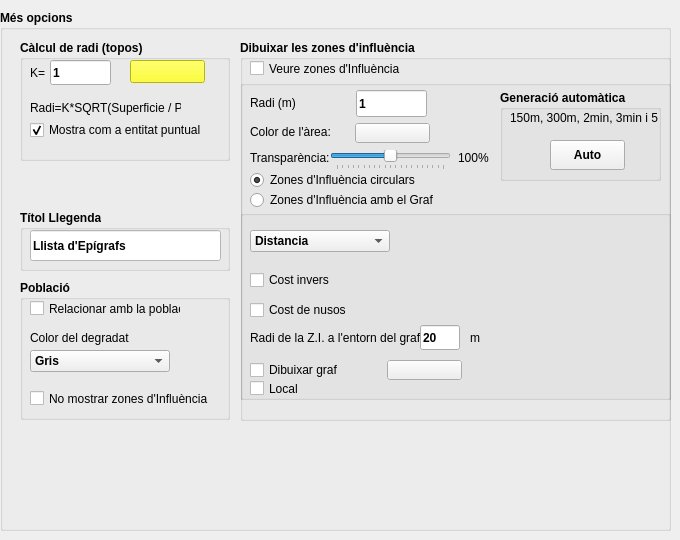
   <widget class="QWidget" name="tab_4">
    <attribute name="title">
     <string>Altres operacions</string>
    </attribute>
    <widget class="QGroupBox" name="groupBox">
     <property name="geometry">
      <rect>
       <x>0</x>
       <y>10</y>
       <width>671</width>
       <height>521</height>
      </rect>
     </property>
     <property name="font">
      <font>
       <weight>75</weight>
       <bold>true</bold>
      </font>
     </property>
     <property name="title">
      <string>Més opcions</string>
     </property>
     <widget class="QGroupBox" name="CalculRadiTopos_panel">
      <property name="geometry">
       <rect>
        <x>20</x>
        <y>30</y>
        <width>210</width>
        <height>121</height>
       </rect>
      </property>
      <property name="font">
       <font>
        <weight>75</weight>
        <bold>true</bold>
       </font>
      </property>
      <property name="title">
       <string>Càlcul de radi (topos)</string>
      </property>
      <widget class="QLabel" name="label_2">
       <property name="geometry">
        <rect>
         <x>10</x>
         <y>25</y>
         <width>21</width>
         <height>16</height>
        </rect>
       </property>
       <property name="font">
        <font>
         <weight>50</weight>
         <bold>false</bold>
        </font>
       </property>
       <property name="text">
        <string>K=</string>
       </property>
      </widget>
      <widget class="QLabel" name="label_3">
       <property name="geometry">
        <rect>
         <x>10</x>
         <y>60</y>
         <width>151</width>
         <height>16</height>
        </rect>
       </property>
       <property name="font">
        <font>
         <weight>50</weight>
         <bold>false</bold>
        </font>
       </property>
       <property name="text">
        <string>Radi=K*SQRT(Superficie / PI)</string>
       </property>
      </widget>
      <widget class="QLineEdit" name="texte_2">
       <property name="geometry">
        <rect>
         <x>30</x>
         <y>20</y>
         <width>61</width>
         <height>25</height>
        </rect>
       </property>
       <property name="text">
        <string>1</string>
       </property>
      </widget>
      <widget class="QPushButton" name="ColorTopos">
       <property name="geometry">
        <rect>
         <x>110</x>
         <y>20</y>
         <width>75</width>
         <height>23</height>
        </rect>
       </property>
       <property name="focusPolicy">
        <enum>Qt::NoFocus</enum>
       </property>
       <property name="autoFillBackground">
        <bool>false</bool>
       </property>
       <property name="styleSheet">
        <string notr="true">background-color: rgb(255, 255, 0);
border-color: rgb(255, 0, 0);</string>
       </property>
       <property name="text">
        <string/>
       </property>
       <property name="autoDefault">
        <bool>false</bool>
       </property>
       <property name="flat">
        <bool>false</bool>
       </property>
      </widget>
      <widget class="QCheckBox" name="Mostra_punt_chk">
       <property name="geometry">
        <rect>
         <x>10</x>
         <y>80</y>
         <width>171</width>
         <height>20</height>
        </rect>
       </property>
       <property name="font">
        <font>
         <weight>50</weight>
         <bold>false</bold>
        </font>
       </property>
       <property name="cursor">
        <cursorShape>PointingHandCursor</cursorShape>
       </property>
       <property name="text">
        <string>Mostra com a entitat puntual</string>
       </property>
       <property name="checked">
        <bool>true</bool>
       </property>
      </widget>
     </widget>
     <widget class="QGroupBox" name="groupBox_3">
      <property name="geometry">
       <rect>
        <x>20</x>
        <y>200</y>
        <width>210</width>
        <height>61</height>
       </rect>
      </property>
      <property name="font">
       <font>
        <weight>75</weight>
        <bold>true</bold>
       </font>
      </property>
      <property name="title">
       <string>Títol Llegenda</string>
      </property>
      <widget class="QLineEdit" name="texte_3">
       <property name="geometry">
        <rect>
         <x>10</x>
         <y>20</y>
         <width>191</width>
         <height>31</height>
        </rect>
       </property>
       <property name="styleSheet">
        <string notr="true">font: 10pt &quot;MS Shell Dlg 2&quot;;
background-color: rgb(255, 255, 255);</string>
       </property>
       <property name="text">
        <string>Llista d'Epígrafs</string>
       </property>
      </widget>
     </widget>
     <widget class="QGroupBox" name="Poblacio_panel">
      <property name="geometry">
       <rect>
        <x>20</x>
        <y>270</y>
        <width>210</width>
        <height>140</height>
       </rect>
      </property>
      <property name="font">
       <font>
        <weight>75</weight>
        <bold>true</bold>
        <kerning>true</kerning>
       </font>
      </property>
      <property name="title">
       <string>Població</string>
      </property>
      <property name="flat">
       <bool>false</bool>
      </property>
      <property name="checkable">
       <bool>false</bool>
      </property>
      <widget class="QCheckBox" name="RelacionarPoblacio">
       <property name="geometry">
        <rect>
         <x>10</x>
         <y>20</y>
         <width>151</width>
         <height>17</height>
        </rect>
       </property>
       <property name="font">
        <font>
         <weight>50</weight>
         <bold>false</bold>
        </font>
       </property>
       <property name="cursor">
        <cursorShape>PointingHandCursor</cursorShape>
       </property>
       <property name="text">
        <string>Relacionar amb la població</string>
       </property>
      </widget>
      <widget class="QComboBox" name="ColorDegradat">
       <property name="geometry">
        <rect>
         <x>10</x>
         <y>70</y>
         <width>140</width>
         <height>22</height>
        </rect>
       </property>
       <property name="cursor">
        <cursorShape>PointingHandCursor</cursorShape>
       </property>
       <item>
        <property name="text">
         <string>Gris</string>
        </property>
       </item>
       <item>
        <property name="text">
         <string>Vermell</string>
        </property>
       </item>
       <item>
        <property name="text">
         <string>Groc</string>
        </property>
       </item>
       <item>
        <property name="text">
         <string>Blau</string>
        </property>
       </item>
       <item>
        <property name="text">
         <string>Verd</string>
        </property>
       </item>
      </widget>
      <widget class="QLabel" name="label_4">
       <property name="geometry">
        <rect>
         <x>10</x>
         <y>50</y>
         <width>151</width>
         <height>16</height>
        </rect>
       </property>
       <property name="font">
        <font>
         <weight>50</weight>
         <bold>false</bold>
        </font>
       </property>
       <property name="text">
        <string>Color del degradat</string>
       </property>
       <property name="alignment">
        <set>Qt::AlignLeading|Qt::AlignLeft|Qt::AlignVCenter</set>
       </property>
      </widget>
      <widget class="QCheckBox" name="NoMostrarZI">
       <property name="geometry">
        <rect>
         <x>10</x>
         <y>110</y>
         <width>180</width>
         <height>17</height>
        </rect>
       </property>
       <property name="font">
        <font>
         <weight>50</weight>
         <bold>false</bold>
        </font>
       </property>
       <property name="cursor">
        <cursorShape>PointingHandCursor</cursorShape>
       </property>
       <property name="text">
        <string>No mostrar zones d'Influència</string>
       </property>
      </widget>
     </widget>
     <widget class="QGroupBox" name="groupBox_5">
      <property name="geometry">
       <rect>
        <x>240</x>
        <y>30</y>
        <width>431</width>
        <height>381</height>
       </rect>
      </property>
      <property name="title">
       <string>Dibuixar les zones d'influència</string>
      </property>
      <widget class="QCheckBox" name="Veure_ZI">
       <property name="geometry">
        <rect>
         <x>10</x>
         <y>20</y>
         <width>180</width>
         <height>17</height>
        </rect>
       </property>
       <property name="font">
        <font>
         <weight>50</weight>
         <bold>false</bold>
        </font>
       </property>
       <property name="cursor">
        <cursorShape>PointingHandCursor</cursorShape>
       </property>
       <property name="text">
        <string>Veure zones d'Influència</string>
       </property>
      </widget>
      <widget class="QGroupBox" name="VeureZI_panel">
       <property name="geometry">
        <rect>
         <x>0</x>
         <y>40</y>
         <width>431</width>
         <height>320</height>
        </rect>
       </property>
       <property name="autoFillBackground">
        <bool>false</bool>
       </property>
       <property name="styleSheet">
        <string notr="true"/>
       </property>
       <property name="title">
        <string/>
       </property>
       <property name="flat">
        <bool>true</bool>
       </property>
       <widget class="QGroupBox" name="AutoGen">
        <property name="geometry">
         <rect>
          <x>260</x>
          <y>10</y>
          <width>161</width>
          <height>91</height>
         </rect>
        </property>
        <property name="title">
         <string>Generació automàtica</string>
        </property>
        <widget class="QLabel" name="label_15">
         <property name="geometry">
          <rect>
           <x>10</x>
           <y>20</y>
           <width>160</width>
           <height>16</height>
          </rect>
         </property>
         <property name="font">
          <font>
           <weight>50</weight>
           <bold>false</bold>
          </font>
         </property>
         <property name="text">
          <string>150m, 300m, 2min, 3min i 5 min</string>
         </property>
        </widget>
        <widget class="QPushButton" name="pushButton_3">
         <property name="geometry">
          <rect>
           <x>50</x>
           <y>50</y>
           <width>75</width>
           <height>30</height>
          </rect>
         </property>
         <property name="cursor">
          <cursorShape>PointingHandCursor</cursorShape>
         </property>
         <property name="text">
          <string>Auto</string>
         </property>
        </widget>
       </widget>
       <widget class="QLabel" name="label_6">
        <property name="geometry">
         <rect>
          <x>10</x>
          <y>44</y>
          <width>80</width>
          <height>16</height>
         </rect>
        </property>
        <property name="font">
         <font>
          <weight>50</weight>
          <bold>false</bold>
         </font>
        </property>
        <property name="text">
         <string>Color de l'àrea:</string>
        </property>
       </widget>
       <widget class="QLabel" name="label_5">
        <property name="geometry">
         <rect>
          <x>10</x>
          <y>15</y>
          <width>101</width>
          <height>16</height>
         </rect>
        </property>
        <property name="font">
         <font>
          <weight>50</weight>
          <bold>false</bold>
         </font>
        </property>
        <property name="text">
         <string>Radi (m)</string>
        </property>
       </widget>
       <widget class="QRadioButton" name="ZICirc_radio">
        <property name="geometry">
         <rect>
          <x>10</x>
          <y>90</y>
          <width>190</width>
          <height>20</height>
         </rect>
        </property>
        <property name="font">
         <font>
          <weight>50</weight>
          <bold>false</bold>
         </font>
        </property>
        <property name="cursor">
         <cursorShape>PointingHandCursor</cursorShape>
        </property>
        <property name="text">
         <string>Zones d'Influència circulars</string>
        </property>
        <property name="checked">
         <bool>true</bool>
        </property>
       </widget>
       <widget class="QRadioButton" name="ZIGraf_radio">
        <property name="geometry">
         <rect>
          <x>10</x>
          <y>110</y>
          <width>190</width>
          <height>20</height>
         </rect>
        </property>
        <property name="font">
         <font>
          <weight>50</weight>
          <bold>false</bold>
         </font>
        </property>
        <property name="cursor">
         <cursorShape>PointingHandCursor</cursorShape>
        </property>
        <property name="text">
         <string>Zones d'Influència amb el Graf</string>
        </property>
        <property name="checked">
         <bool>false</bool>
        </property>
       </widget>
       <widget class="QPushButton" name="ColorZI">
        <property name="geometry">
         <rect>
          <x>115</x>
          <y>43</y>
          <width>75</width>
          <height>20</height>
         </rect>
        </property>
        <property name="focusPolicy">
         <enum>Qt::NoFocus</enum>
        </property>
        <property name="autoFillBackground">
         <bool>true</bool>
        </property>
        <property name="styleSheet">
         <string notr="true">border-color: rgb(255, 0, 0);</string>
        </property>
        <property name="text">
         <string/>
        </property>
        <property name="autoDefault">
         <bool>false</bool>
        </property>
        <property name="flat">
         <bool>false</bool>
        </property>
       </widget>
       <widget class="QGroupBox" name="ZIGraf_panel">
        <property name="geometry">
         <rect>
          <x>0</x>
          <y>130</y>
          <width>431</width>
          <height>211</height>
         </rect>
        </property>
        <property name="title">
         <string/>
        </property>
        <property name="flat">
         <bool>true</bool>
        </property>
        <widget class="QLabel" name="label_11">
         <property name="geometry">
          <rect>
           <x>10</x>
           <y>120</y>
           <width>240</width>
           <height>16</height>
          </rect>
         </property>
         <property name="font">
          <font>
           <weight>50</weight>
           <bold>false</bold>
          </font>
         </property>
         <property name="text">
          <string>Radi de la Z.I. a l'entorn del graf</string>
         </property>
        </widget>
        <widget class="QCheckBox" name="CostNusos">
         <property name="enabled">
          <bool>true</bool>
         </property>
         <property name="geometry">
          <rect>
           <x>10</x>
           <y>90</y>
           <width>100</width>
           <height>20</height>
          </rect>
         </property>
         <property name="font">
          <font>
           <weight>50</weight>
           <bold>false</bold>
          </font>
         </property>
         <property name="cursor">
          <cursorShape>PointingHandCursor</cursorShape>
         </property>
         <property name="text">
          <string>Cost de nusos</string>
         </property>
        </widget>
        <widget class="QCheckBox" name="MostrarGraf_chk">
         <property name="geometry">
          <rect>
           <x>10</x>
           <y>150</y>
           <width>100</width>
           <height>20</height>
          </rect>
         </property>
         <property name="font">
          <font>
           <weight>50</weight>
           <bold>false</bold>
          </font>
         </property>
         <property name="cursor">
          <cursorShape>PointingHandCursor</cursorShape>
         </property>
         <property name="text">
          <string>Dibuixar graf</string>
         </property>
        </widget>
        <widget class="QComboBox" name="GrafCombo">
         <property name="geometry">
          <rect>
           <x>10</x>
           <y>20</y>
           <width>140</width>
           <height>22</height>
          </rect>
         </property>
         <property name="cursor">
          <cursorShape>PointingHandCursor</cursorShape>
         </property>
         <property name="frame">
          <bool>true</bool>
         </property>
         <item>
          <property name="text">
           <string>Distancia</string>
          </property>
         </item>
         <item>
          <property name="text">
           <string>Temps</string>
          </property>
         </item>
        </widget>
        <widget class="QCheckBox" name="CostInvers_chk">
         <property name="geometry">
          <rect>
           <x>10</x>
           <y>60</y>
           <width>100</width>
           <height>20</height>
          </rect>
         </property>
         <property name="font">
          <font>
           <weight>50</weight>
           <bold>false</bold>
          </font>
         </property>
         <property name="cursor">
          <cursorShape>PointingHandCursor</cursorShape>
         </property>
         <property name="text">
          <string>Cost invers</string>
         </property>
        </widget>
        <widget class="QLabel" name="label_13">
         <property name="geometry">
          <rect>
           <x>230</x>
           <y>120</y>
           <width>21</width>
           <height>16</height>
          </rect>
         </property>
         <property name="font">
          <font>
           <weight>50</weight>
           <bold>false</bold>
          </font>
         </property>
         <property name="text">
          <string>m</string>
         </property>
        </widget>
        <widget class="QLineEdit" name="Radi_ZI_3">
         <property name="geometry">
          <rect>
           <x>180</x>
           <y>115</y>
           <width>40</width>
           <height>25</height>
          </rect>
         </property>
         <property name="text">
          <string>20</string>
         </property>
        </widget>
        <widget class="QPushButton" name="ColorGraf">
         <property name="geometry">
          <rect>
           <x>147</x>
           <y>150</y>
           <width>75</width>
           <height>20</height>
          </rect>
         </property>
         <property name="focusPolicy">
          <enum>Qt::NoFocus</enum>
         </property>
         <property name="autoFillBackground">
          <bool>true</bool>
         </property>
         <property name="styleSheet">
          <string notr="true">border-color: rgb(255, 0, 0);</string>
         </property>
         <property name="text">
          <string/>
         </property>
         <property name="autoDefault">
          <bool>false</bool>
         </property>
         <property name="flat">
          <bool>false</bool>
         </property>
        </widget>
        <widget class="QCheckBox" name="chk_calc_local">
         <property name="geometry">
          <rect>
           <x>10</x>
           <y>170</y>
           <width>70</width>
           <height>17</height>
          </rect>
         </property>
         <property name="font">
          <font>
           <weight>50</weight>
           <bold>false</bold>
           <kerning>true</kerning>
          </font>
         </property>
         <property name="text">
          <string>Local</string>
         </property>
        </widget>
       </widget>
       <widget class="QSlider" name="Transparencia">
        <property name="geometry">
         <rect>
          <x>90</x>
          <y>70</y>
          <width>121</width>
          <height>20</height>
         </rect>
        </property>
        <property name="maximum">
         <number>100</number>
        </property>
        <property name="singleStep">
         <number>1</number>
        </property>
        <property name="pageStep">
         <number>100</number>
        </property>
        <property name="value">
         <number>50</number>
        </property>
        <property name="orientation">
         <enum>Qt::Horizontal</enum>
        </property>
        <property name="invertedControls">
         <bool>false</bool>
        </property>
        <property name="tickPosition">
         <enum>QSlider::TicksBelow</enum>
        </property>
        <property name="tickInterval">
         <number>5</number>
        </property>
       </widget>
       <widget class="QLabel" name="label_7">
        <property name="geometry">
         <rect>
          <x>10</x>
          <y>70</y>
          <width>91</width>
          <height>16</height>
         </rect>
        </property>
        <property name="font">
         <font>
          <weight>50</weight>
          <bold>false</bold>
         </font>
        </property>
        <property name="text">
         <string>Transparència:</string>
        </property>
       </widget>
       <widget class="QLabel" name="Transparencia_lbl">
        <property name="geometry">
         <rect>
          <x>218</x>
          <y>70</y>
          <width>31</width>
          <height>16</height>
         </rect>
        </property>
        <property name="font">
         <font>
          <weight>50</weight>
          <bold>false</bold>
         </font>
        </property>
        <property name="text">
         <string>100%</string>
        </property>
       </widget>
       <widget class="QLineEdit" name="Radi_ZI">
        <property name="geometry">
         <rect>
          <x>116</x>
          <y>10</y>
          <width>71</width>
          <height>27</height>
         </rect>
        </property>
        <property name="text">
         <string>1</string>
        </property>
       </widget>
       <zorder>ZIGraf_panel</zorder>
       <zorder>AutoGen</zorder>
       <zorder>label_6</zorder>
       <zorder>label_5</zorder>
       <zorder>ZICirc_radio</zorder>
       <zorder>ZIGraf_radio</zorder>
       <zorder>Transparencia</zorder>
       <zorder>label_7</zorder>
       <zorder>Transparencia_lbl</zorder>
       <zorder>ColorZI</zorder>
       <zorder>Radi_ZI</zorder>
      </widget>
      <zorder>VeureZI_panel</zorder>
      <zorder>Veure_ZI</zorder>
     </widget>
    </widget>
   </widget>
